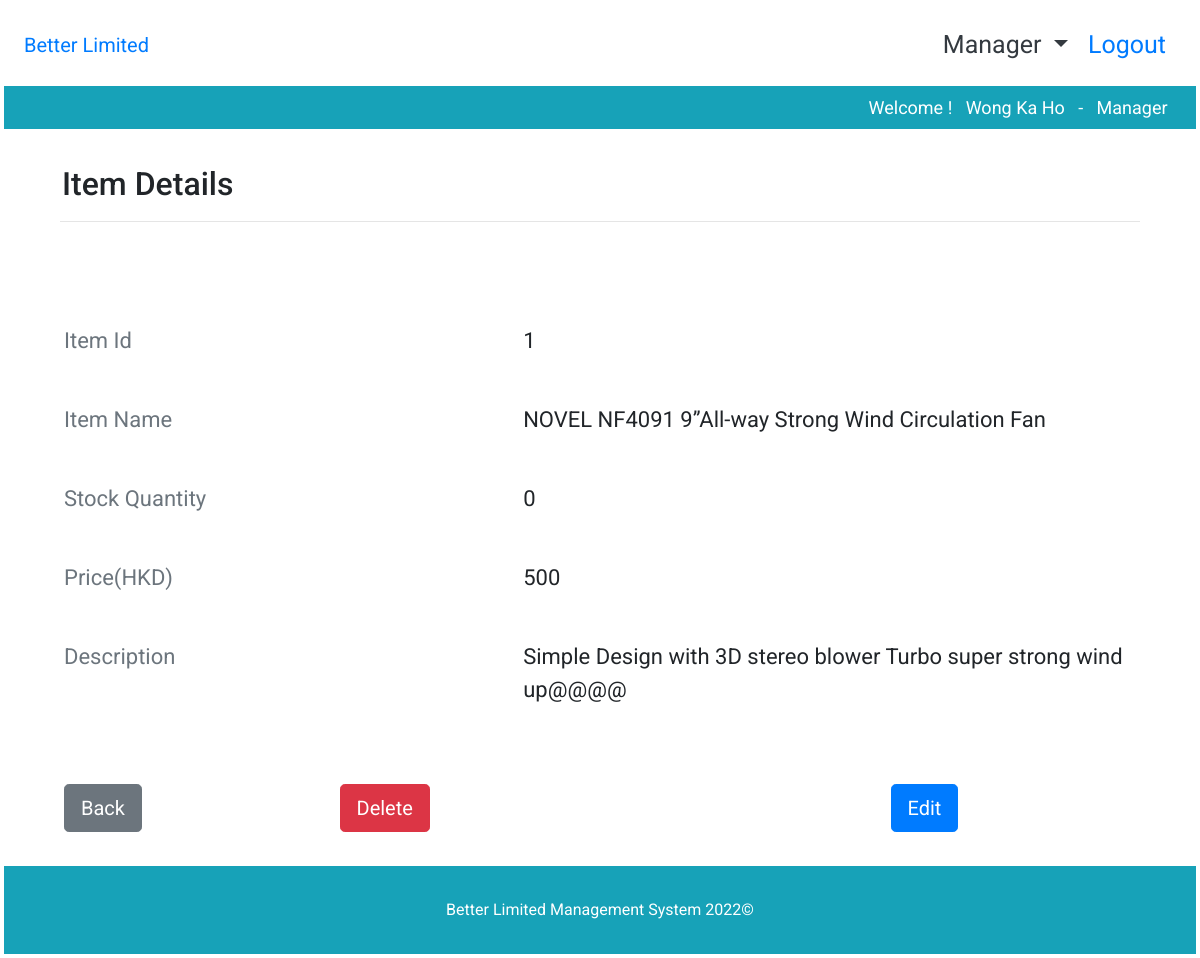
/SEA08_Phase2/itemDetails.php?itemId=1 (signed in), run on the app's committed database.
### tables this page shows
CREATE TABLE `Item` (
  `itemID` int(11) NOT NULL,
  `itemName` varchar(255) NOT NULL,
  `itemDescription` text DEFAULT NULL,
  `stockQuantity` int(11) NOT NULL DEFAULT 0,
  `price` double NOT NULL
);

### SEA08_Phase2/itemDetails.php (the view, shortened to what this page needs)
<?php
include 'header.php';
$conn = getDBconnection();
$itemId = $_GET['itemId'];
$sql = "SELECT * FROM Item WHERE itemID = '$itemId'";
$query = mysqli_query($conn, $sql) or die(mysqli_error($conn));
?>
<div class="py-2 bg-white">
    <div class="container">
        <div class="col-md-12 mx-auto py-4">
            <h2>Item Details</h2>
            <hr>
        </div>
    </div>
</div>
<?php
if (mysqli_num_rows($query) > 0){
$result = mysqli_fetch_assoc($query);
    echo <<<EOF
    <div class="container">
        <div class="col-md-12 ">
            <div class="pd-5">
                <div class='detailTitle row mt-3 py-4'>
                    <div class='col-md-5  col-sm-12 text-secondary'>
                        Item Id
                    </div>
                    <div class='detailContent col-md-7 col-sm-12 '>
                        $result[itemID]
                    </div>
                </div>
                <div class='detailTitle row my-3'>
                    <div class='col-md-5  col-sm-12 text-secondary'>
                        Item Name
                    </div>
                    <div class='detailContent col-md-7 col-sm-12 '>
                        $result[itemName]
                    </div>
                </div>
                <div class='detailTitle row my-3 py-4'>
                    <div class='col-md-5  col-sm-12 text-secondary'>
                        Stock Quantity
                    </div>
                    <div class='detailContent col-md-7 col-sm-12'>
                        $result[stockQuantity]
                    </div>
                </div>
                <div class='detailTitle row my-3'>
                    <div class='col-md-5  col-sm-12 text-secondary'>
                        Price(HKD)
                    </div>
                    <div class='detailContent col-md-7 col-sm-12 '>
                        $result[price]
                    </div>
                </div>
                <div class='detailTitle row mt-y py-4'>
                    <div class='col-md-5  col-sm-12 text-secondary'>
                        Description
                    </div>
                    <div class='detailContent col-md-7 col-sm-12 '>
                        $result[itemDescription]
                    </div>
                </div>
                <div class='row'>
                    <div class='col-3 mt-5'>
                        <a href='itemList.php' class='btn btn-secondary btn-lg'>Back</a>
                    </div>
                     <div class='col-6 mt-5'>
                        <a href='deleteItem.php?itemId=$itemId' onclick="return confirm('Confirm to delete this item ?')" class='btn btn-danger btn-lg'>Delete</a>
                    </div>
                    <div class='col-3 mt-5 '>
                        <a href='itemEdit.php?itemId=$result[itemID]' class='btn btn-primary btn-lg'>Edit</a>
                    </div>
                </div>
            </div>
        </div>
    </div>
EOF;
}
?>
<br>
<div class="bg-info">
    <div class="container my-3">
        <div class="row" style="">
            <div class="col-12 my-2 text-center text-white">
                Better Limited Management System 2022&copy;
            </div>
        </div>
    </div>
</div>
</body>
</html>

### SEA08_Phase2/css/style.css (style rules this page uses)
* { font-family: 'Roboto', sans-serif; padding: 2px 2px; box-sizing: border-box; }
.detailTitle, .detailContent { font-size:22px; }

### data on the page
item: itemID "1", itemName "NOVEL NF4091 9”All-way Strong Wind Circulation Fan", stockQuantity "0", price "500", itemDescription "Simple Design with 3D stereo blower Turbo super strong wind up@@@@"

### other printed values
$_SESSION["staffName"] "Wong Ka Ho"
$_SESSION["position"] "Manager"
